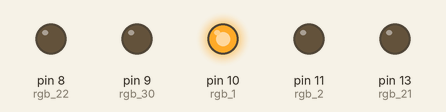
This sketch was run on a simulated Arduino Uno, built with avr-gcc and run on an emulated ATmega328P. Shown: output pins drawn as LEDs (lit = HIGH).

Above: at 0.05 s.
At 1.95 s:
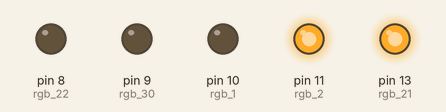
At 2.95 s:
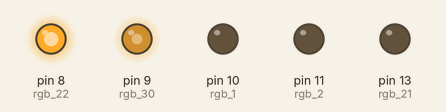
At 3.95 s:
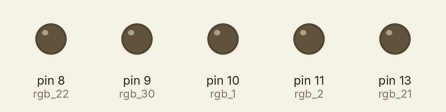
Timing chart, 0 to 5.2 s (numbered marks = the images above):
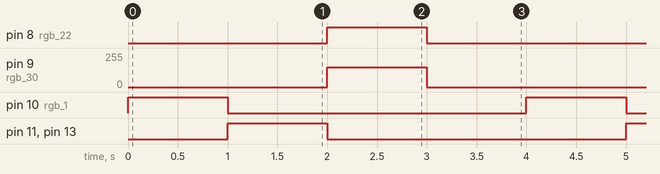

The sketch:

powerful_kasi1.ino
```cpp
#define rgb_1 10
#define rgb_2 11
#define rgb_21 13

#define rgb_30 9
#define rgb_22 8


void setup()
{
  pinMode(rgb_1 , OUTPUT);
  pinMode(rgb_2 , OUTPUT);

  pinMode(rgb_21 , OUTPUT);
  pinMode(rgb_30 , OUTPUT);
  pinMode(rgb_22 , OUTPUT);
}

void loop()
{
  analogWrite(rgb_1 , 255);
  delay(1000);
  digitalWrite(rgb_2 , HIGH);
  digitalWrite(rgb_21 , HIGH);
  analogWrite(rgb_1 , 0);
  delay(1000);
  analogWrite(rgb_2 , LOW);

  digitalWrite(rgb_21 , LOW);

  analogWrite(rgb_2 , 0 );
  analogWrite(rgb_30 , 150);
  analogWrite(rgb_22 , 150);
  delay(1000);

  analogWrite(rgb_30 , 0);
  analogWrite(rgb_22 , 0);
  delay(1000);
}
```

Measured:
- by itself, pin 8 (rgb_22), pin 10 (rgb_1), pin 11 (rgb_2), pin 13 (rgb_21): alternates HIGH for 1.0 s and LOW for 3.0 s
- by itself, pin 9 (rgb_30): alternates 150/255 for 1.0 s and 0/255 for 3.0 s
